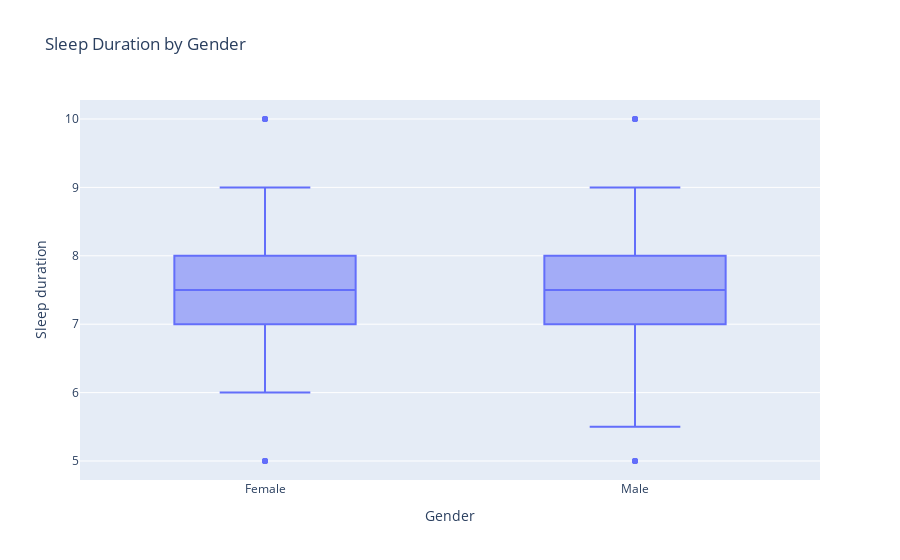

Write notebook code for a chart like this one.
### Code cell
fig = px.box(df, y = "Sleep duration", x = "Gender", title = "Sleep Duration by Gender")
fig.show()

### Figure 1 — Plotly figure (JSON) as saved in the notebook; plotly's stock layout.template omitted (floating-point values rounded to 4 significant figures; data arrays with more than 128 entries replaced by an {"elided": "..."} marker saying what was removed)
{"data": [{"alignmentgroup": "True", "hovertemplate": "Gender=%{x}<br>Sleep duration=%{y}<extra></extra>", "legendgroup": "", "marker": {"color": "#636efa"}, "name": "", "notched": false, "offsetgroup": "", "orientation": "v", "showlegend": false, "type": "box", "x": {"elided": "452 str values"}, "x0": " ", "xaxis": "x", "y": {"elided": "452 float values"}, "y0": " ", "yaxis": "y"}], "layout": {"autosize": true, "boxmode": "group", "legend": {"tracegroupgap": 0}, "title": {"text": "Sleep Duration by Gender"}, "xaxis": {"anchor": "y", "autorange": true, "domain": [0, 1], "range": [-0.5, 1.5], "title": {"text": "Gender"}, "type": "category"}, "yaxis": {"anchor": "x", "autorange": true, "domain": [0, 1], "range": [4.722, 10.28], "title": {"text": "Sleep duration"}, "type": "linear"}}}
